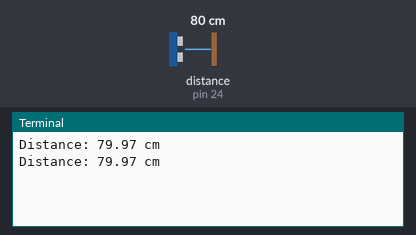
A program run on a simulated Jetson Nano (header pin numbers). Shown: the last lines printed to the terminal. Inputs (shaded band) come from the test bench; at power-on: distance to the obstacle (sensor on pin 24) 80 cm. The echo pulse lasts 58.3 µs per cm; the clock reads 2024-03-15 10:24:30 at power-on unless the program sets it.

Above: at 1.2 s.
1.3 s: distance to the obstacle (sensor on pin 24) set to 2 cm
At 2.6 s:
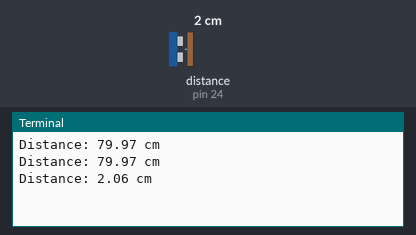
2.8 s: distance to the obstacle (sensor on pin 24) set to 4 cm
At 3.5 s:
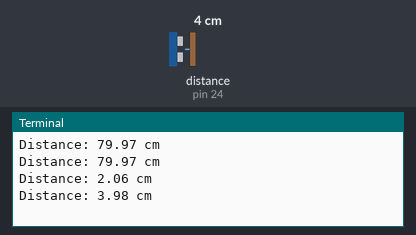
Timing chart, 0 to 5.8 s (numbered marks = the images above; inputs shaded):
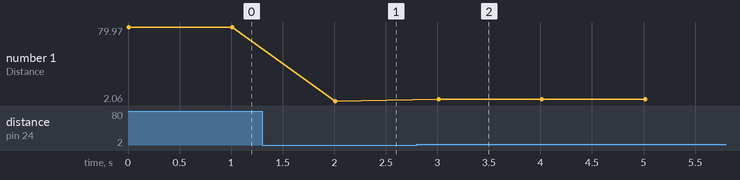

Measured:
- after the input at 1.3 s, the terminal: prints a new line after 0.71 s (image 1)
- after the input at 2.8 s, the terminal: prints a new line after 0.21 s (image 2)
- plotted number 1: 79.97 → 2.06 after the input at 1.3 s, 2.06 → 3.98 after the input at 2.8 s

The program:

ultra_sonic.py
```python
import Jetson.GPIO as GPIO
import time

# Define GPIO pins for the ultrasonic sensor
TRIG_PIN = 23  # GPIO pin for the trigger
ECHO_PIN = 24  # GPIO pin for the echo

# Set GPIO mode to BOARD numbering
GPIO.setmode(GPIO.BOARD)

# Setup GPIO pins
GPIO.setup(TRIG_PIN, GPIO.OUT)
GPIO.setup(ECHO_PIN, GPIO.IN)

def distance():
    # Send a 10us pulse to trigger the ultrasonic sensor
    GPIO.output(TRIG_PIN, True)
    time.sleep(0.00001)
    GPIO.output(TRIG_PIN, False)

    # Measure the duration of the pulse from the echo
    start_time = time.time()
    stop_time = time.time()

    while GPIO.input(ECHO_PIN) == 0:
        start_time = time.time()

    while GPIO.input(ECHO_PIN) == 1:
        stop_time = time.time()

    # Calculate the distance based on the time difference
    elapsed_time = stop_time - start_time
    distance_cm = (elapsed_time * 34300) / 2  # Speed of sound in cm/s is 34300

    return distance_cm

try:
    while True:
        dist = distance()
        print("Distance: {:.2f} cm".format(dist))
        time.sleep(1)  # Wait for 1 second before the next reading

except KeyboardInterrupt:
    # Clean up GPIO on keyboard interrupt
    GPIO.cleanup()
```
